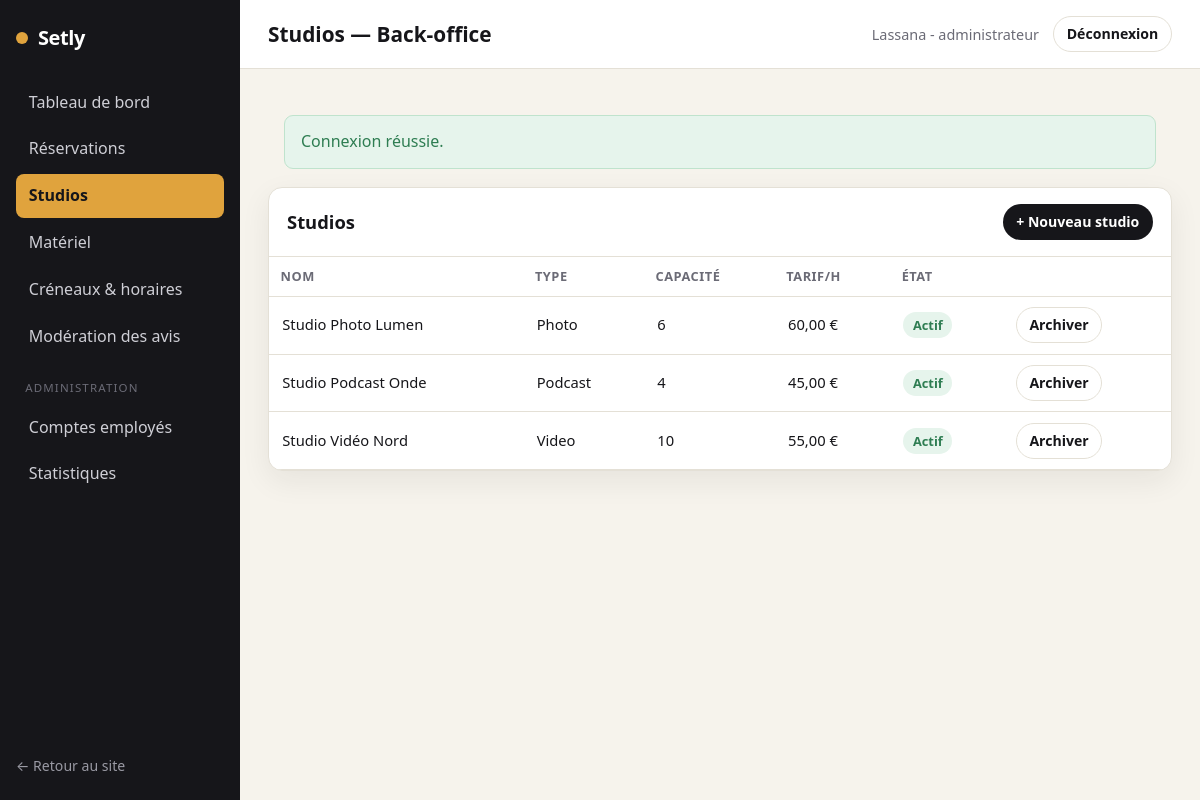
The page /back-office/studios (signed in) on the database its author committed.
### tables this page shows
CREATE TABLE studio (
    id_studio           INT AUTO_INCREMENT PRIMARY KEY,
    id_type             INT NOT NULL,
    nom                 VARCHAR(120) NOT NULL,
    description         TEXT,
    capacite            INT NOT NULL,
    surface_m2          INT,
    tarif_horaire_cents INT NOT NULL,
    duree_min_heures    INT NOT NULL DEFAULT 2,
    conditions          TEXT,
    actif               TINYINT(1) NOT NULL DEFAULT 1,
    CONSTRAINT fk_studio_type FOREIGN KEY (id_type) REFERENCES type_studio(id_type)
);

CREATE TABLE type_studio (
    id_type      INT AUTO_INCREMENT PRIMARY KEY,
    libelle      VARCHAR(30) NOT NULL UNIQUE
);

### src/Controller/Controller.php (called while the page is built, shortened)
<?php
abstract class Controller
{
    protected function view(string $template, array $data = [], string $layout = 'layouts/main'): void
    {
        View::render($template, $data, $layout);
    }
}

### src/Controller/EmployeController.php (called while the page is built, shortened)
<?php
final class EmployeController extends Controller
{
    public function studios(Request $request): void
    {
        $this->view('backoffice/studios', [
            'title'   => 'Studios — Back-office',
            'studios' => Studio::all(true),
            'types'   => Studio::types(),
        ], 'layouts/backoffice');
    }
}

### public/index.php (called while the page is built, shortened)
<?php
require __DIR__ . '/../src/bootstrap.php';
$routes = require __DIR__ . '/../config/routes.php';
$router = new Router($routes);
$router->dispatch(
    $_SERVER['REQUEST_METHOD'],
    parse_url($_SERVER['REQUEST_URI'], PHP_URL_PATH) ?: '/'
);

### src/Model/Studio.php (called while the page is built, shortened)
<?php
final class Studio
{
    public static function all(bool $withInactive = false): array
    {
        $sql = "SELECT s.*, t.libelle AS type_libelle
                FROM studio s JOIN type_studio t ON t.id_type = s.id_type";
        $sql .= " ORDER BY s.nom";
        return Database::connection()->query($sql)->fetchAll();
    }
}

### src/Core/Security.php (called while the page is built, shortened)
<?php
final class Security
{
    public static function e(?string $value): string
    {
        return htmlspecialchars((string) $value, ENT_QUOTES, 'UTF-8');
    }
}

### src/helpers.php (called while the page is built, shortened)
<?php
if (!function_exists('e')) {
    function e(?string $value): string
    {
        return Security::e($value);
    }
}
if (!function_exists('price')) {
    function price(int $cents): string
    {
        return TarifService::format($cents);
    }
}

### src/bootstrap.php (called while the page is built, shortened)
<?php
spl_autoload_register(static function (string $class): void {
    $prefix  = 'App\\';
    $baseDir = __DIR__ . '/';
    $relative = substr($class, strlen($prefix));
    $file     = $baseDir . str_replace('\\', '/', $relative) . '.php';
});
App\Core\Config::load(require __DIR__ . '/../config/config.php');
require __DIR__ . '/helpers.php';

### src/Service/TarifService.php (called while the page is built, shortened)
<?php
final class TarifService
{
    public static function format(int $cents): string
    {
        return number_format($cents / 100, 2, ',', ' ') . ' €';
    }
}

### views/backoffice/studios.php (the view, shortened to what this page needs)
<div class="card">
    <div class="card__head">
        <h2>Studios</h2>
        <button class="btn btn--primary btn--sm" type="button" data-toggle="#form-studio">+ Nouveau studio</button>
    </div>
    <div class="table-wrap">
        <table class="table">
            <thead><tr><th>Nom</th><th>Type</th><th>Capacité</th><th>Tarif/h</th><th>État</th><th></th></tr></thead>
            <tbody>
                <?php foreach ($studios as $s): ?>
                    <tr>
                        <td><?= e($s['nom']) ?></td>
                        <td><?= e(ucfirst($s['type_libelle'])) ?></td>
                        <td><?= (int) $s['capacite'] ?></td>
                        <td><?= price((int) $s['tarif_horaire_cents']) ?></td>
                        <td><?= (int) $s['actif'] === 1 ? '<span class="status status--confirmee">Actif</span>' : '<span class="status status--annulee">Archivé</span>' ?></td>
                        <td>
                            <form action="/back-office/studios/<?= (int) $s['id_studio'] ?>/archiver" method="post" class="inline-form">
                                <button class="btn btn--ghost btn--sm" type="submit"><?= (int) $s['actif'] === 1 ? 'Archiver' : 'Réactiver' ?></button>
                            </form>
                        </td>
                    </tr>
                <?php endforeach; ?>
            </tbody>
        </table>
    </div>
</div>

### src/Core/Router.php (shortened to what this page needs)
<?php
final class Router
{
    public function dispatch(string $method, string $path): void
    {
        $path = rtrim($path, '/') ?: '/';
        foreach ($this->routes as [$routeMethod, $routePath, $handler, $access]) {
            if ($routeMethod !== $method) {
                continue;
            }
            $pattern = $this->toRegex($routePath);
            if (preg_match($pattern, $path, $matches)) {
                $params = array_filter(
                    $matches,
                    static fn ($k) => !is_int($k),
                    ARRAY_FILTER_USE_KEY
                );
                [$class, $action] = explode('@', $handler);
                $controller = new $fqcn();
                $controller->$action(new Request(), ...array_values($params));
                return;
            }
        }
    }
    private function toRegex(string $path): string
    {
        $regex = preg_replace('#\{([a-zA-Z_]+)\}#', '(?P<$1>[^/]+)', $path);
        return '#^' . $regex . '$#';
    }
}

### public/assets/css/style.css (style rules this page uses)
:root { --ink: #16161a; --ink-soft: #3a3a42; --muted: #6b6b76; --line: #e4e0d6; --bg: #ffffff; --bg-soft: #f6f3ec; --gold: #e0a33d; --gold-dark: #c4862a; --danger: #c0392b; --success: #2e7d52; --radius: 14px; --radius-sm: 9px; --shadow: 0 10px 30px rgba(22, 22, 26, 0.07); --maxw: 1140px; --font: "Segoe UI", system-ui, -apple-system, Roboto, Helvetica, Arial, sans-serif; }
* { box-sizing: border-box; }
html { scroll-behavior: smooth; }
body { margin: 0; font-family: var(--font); color: var(--ink); background: var(--bg); line-height: 1.6; -webkit-font-smoothing: antialiased; }
h1, h2, h3, h4 { line-height: 1.2; color: var(--ink); margin: 0 0 .5em; }
h2 { font-size: clamp(1.4rem, 3vw, 1.9rem); }
.btn { display: inline-flex; align-items: center; justify-content: center; gap: .4em; font: inherit; font-weight: 600; cursor: pointer; border: 1px solid transparent; border-radius: 999px; padding: .62em 1.3em; text-decoration: none; transition: .15s; white-space: nowrap; }
.btn--primary { background: var(--ink); color: #fff; }
.btn--ghost { background: transparent; border-color: var(--line); color: var(--ink); }
.btn--sm { padding: .42em .9em; font-size: .88rem; }
.inline-form { display: inline; }
.card { background: var(--bg); border: 1px solid var(--line); border-radius: var(--radius); box-shadow: var(--shadow); overflow: hidden; }
.card__head { display: flex; align-items: center; justify-content: space-between; padding: 16px 18px; border-bottom: 1px solid var(--line); }
.card__head h2 { margin: 0; font-size: 1.15rem; }
.status { font-size: .8rem; font-weight: 700; padding: .3em .75em; border-radius: 999px; white-space: nowrap; }
.status--confirmee { background: #e6f4ec; color: var(--success); }
.bo { background: var(--bg-soft); }
.table-wrap { overflow-x: auto; }
.table { width: 100%; border-collapse: collapse; }
.table th, .table td { text-align: left; padding: .7em .9em; border-bottom: 1px solid var(--line); font-size: .92rem; }
.table th { font-size: .8rem; text-transform: uppercase; letter-spacing: .04em; color: var(--muted); }

### rows shown on the page
studio: nom "Studio Photo Lumen", id_type.libelle "Photo", capacite "6", tarif_horaire_cents "60,00 €", actif "Actif"
studio: nom "Studio Podcast Onde", id_type.libelle "Podcast", capacite "4", tarif_horaire_cents "45,00 €", actif "Actif"
studio: nom "Studio Vidéo Nord", id_type.libelle "Video", capacite "10", tarif_horaire_cents "55,00 €", actif "Actif"

### other values the page prints
$f['message'] "Connexion réussie."
